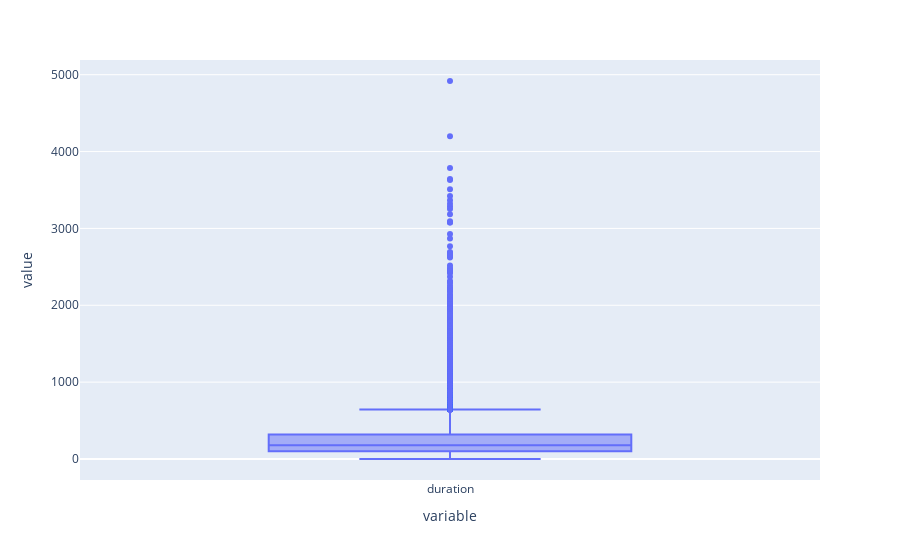

The notebook cell saved with this chart:
### Code cell
# Check outliers for those numerical columns with high number of unique values
px.box(bank_data["duration"])

### Figure 1 — Plotly figure (JSON) as saved in the notebook; plotly's stock layout.template omitted (floating-point values rounded to 4 significant figures; data arrays with more than 128 entries replaced by an {"elided": "..."} marker saying what was removed)
{"data": [{"alignmentgroup": "True", "hovertemplate": "variable=%{x}<br>value=%{y}<extra></extra>", "legendgroup": "", "marker": {"color": "#636efa"}, "name": "", "notched": false, "offsetgroup": "", "orientation": "v", "showlegend": false, "type": "box", "x": {"elided": "41188 str values"}, "x0": " ", "xaxis": "x", "y": {"elided": "41188 int values"}, "y0": " ", "yaxis": "y"}], "layout": {"boxmode": "group", "legend": {"tracegroupgap": 0}, "margin": {"t": 60}, "xaxis": {"anchor": "y", "domain": [0, 1], "title": {"text": "variable"}}, "yaxis": {"anchor": "x", "domain": [0, 1], "title": {"text": "value"}}}}
